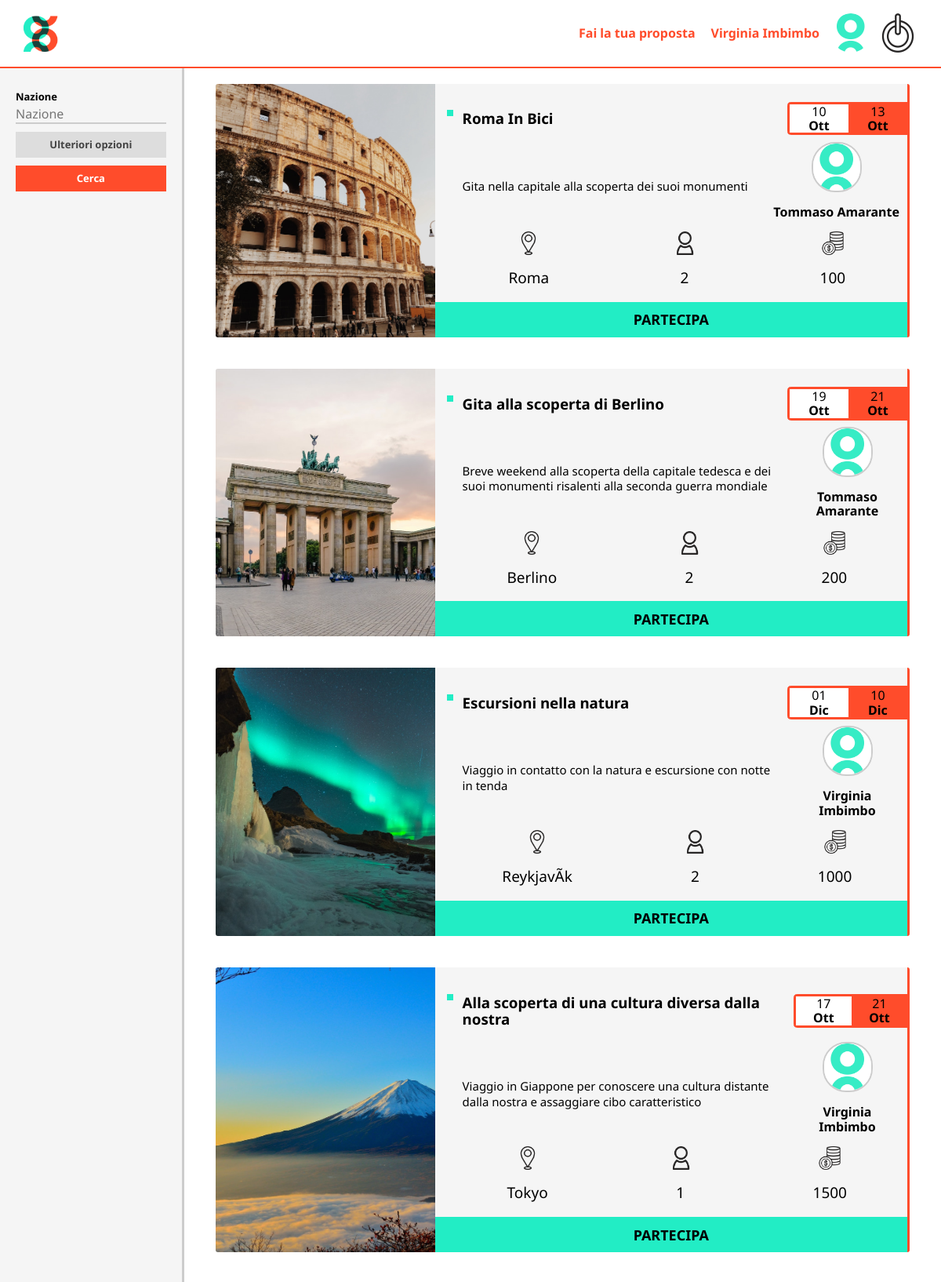
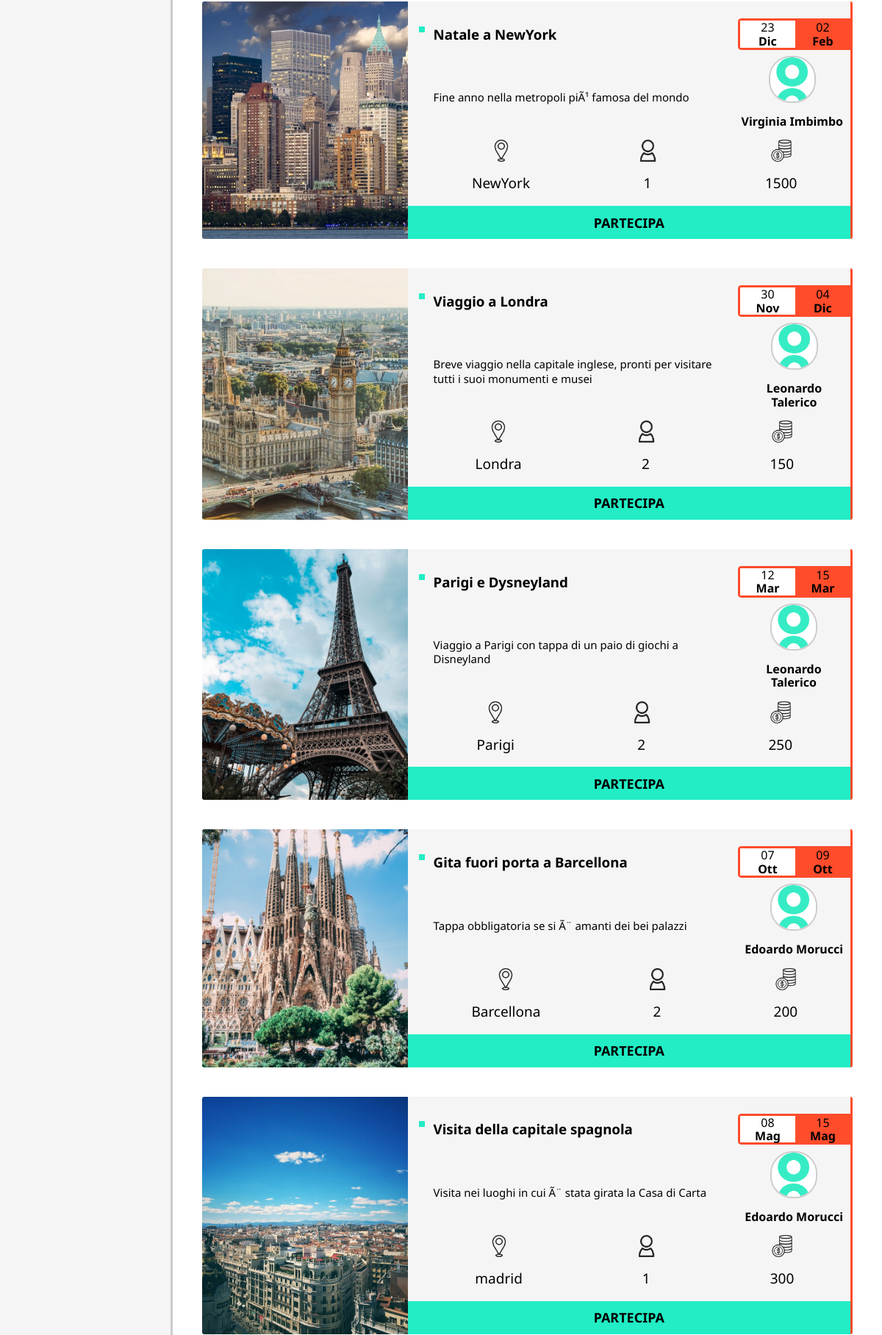
Page /homepage.php (signed in, upper part) on the committed database (2 pictures, top to bottom).
### tables this page shows
create table proposte(
    IdProposta int not null auto_increment,
    IdProponente int not null,
    Nazione varchar(100) not null,
    Citta varchar(100) not null,
    DataInizio date not null,
    DataFine date not null,
    Prezzo int not null,
    NumPersone int not null,
    PersoneOra int default 0,
    titoloViaggio varchar(100) not null,
    image varchar(500) not null,
    descrizione text not null,
    primary key(IdProposta),
    FOREIGN KEY (IdProponente) REFERENCES utente(id)
);

create table utente (
    id int not null auto_increment,
    nome varchar(50) not  null,
    cognome varchar(50) not null,
    email varchar(100) not null,
    password varbinary(100) not null,
    datanascita date default null,
    image varchar(100) default 'placeholder.png',
    gender varchar(100) not null,
    primary key (id)
);

### php/dbmanager.php (the view, shortened to what this page needs)
<?php
    include_once'dbconfig.php';
    function convertMonthToString($mese){
        switch($mese){
                case "02":
                   return "Feb";
                    break;
                case "03":
                   return "Mar";
                    break;
                case "05":
                   return "Mag";
                    break;
                case "07":
                   return "Lug";
                    break;
                case "10":
                   return "Ott";
                    break;
                case "11":
                   return "Nov";
                    break;
                case "12":
                   return "Dic";
                    break;
            };
    }
    function UltimeProposte(){
        global $conn;
        $proposte="select u.nome,u.cognome,u.image,p.Nazione,p.Citta,p.DataInizio,p.DataFine,p.Prezzo,(p.NumPersone-p.PersoneOra) as PostiDisponibili,u.id,p.IdProposta,p.Descrizione,p.titoloViaggio,p.image
        from proposte p inner join utente u on u.id=p.IdProponente
        order by p.IdProposta;";
        $risultato = mysqli_query($conn, $proposte);
        while($riga=mysqli_fetch_row($risultato)) {
            $NomeProponente=$riga[0];
            $CognomeProponente=$riga[1];
            $ImmagineProponente=$riga[2];
            $Nazione=$riga[3];
            $Citta=$riga[4];
            $DataInizio=$riga[5];
            $DataFine=$riga[6];
            $Costo=$riga[7];
            $PostiDisponibili=$riga[8];
            $idutente=$riga[9];
            $idproposta=$riga[10];
            $descrizione=$riga[11];
            $titolo=$riga[12];
            $immagine=$riga[13];
            $giornoInizio= substr($DataInizio, 8, 2);
            $giornoFine= substr($DataFine, 8, 2);
            $meseInizio = convertMonthToString(substr($DataInizio, 5, 2));
			$meseFine = convertMonthToString(substr($DataFine, 5, 2));
			$NazioneOk = preg_replace('/\s+/', '_', $Nazione);
            if($PostiDisponibili > 0){
                echo    '<div class="cancella card" id='.$NazioneOk.'>
                            <div class="left" style="background-image:url(./immagini/background_proposte/'.$immagine.')"></div>
                            <div class="right">
                                <div class="row">
                                    <h3>'.$titolo.'</h3>
                                    <div class="data">
                                        <div>'.$giornoInizio.'<br/><strong>'.$meseInizio.'</strong></div>
                                        <div>'.$giornoFine.'<br/><strong>'.$meseFine.'</strong></div>
                                    </div>
                                </div>
                                <div class="row">
                                    <div class="descrizione">
                                        <p>'.$descrizione.'</P>
                                    </div>
                                    <div class="proponente">
										<div class="immagine"><a href="./userprofile.php?id='.$idutente.'"><img
										alt="Immagine_Profilo" src="./upload/'.$ImmagineProponente.'"></div>
                                        <p class="nome">'.$NomeProponente.' '.$CognomeProponente.'</p></a>
                                    </div>
                                </div>
                                <div class="row">
                                    <div>
                                        <img alt="Icona_Luogo" src="./immagini/icone/place.png">
                                        <p>'.$Citta.'</p>
                                    </div>
                                    <div>
                                        <img alt="Icona_persone" src="./immagini/icone/pers.png">
                                        <p>'.$PostiDisponibili.'</p>
                                    </div>
                                    <div>
                                        <img alt="Icona_costo" src="./immagini/icone/money.png">
                                        <p>'.$Costo.'</p>
                                    </div>
                                </div>
                                <div class="row">
                                    <form action="./php/offeraccettation.php?proposta='.$idproposta.'&prop='.$idutente.'" name="mio_form" method="post">
                                        <input name="bottone_sottometti" value="Partecipa" type="submit">&nbsp;
                                    </form>
                                </div>
                            </div>
                        </div>';
            }
        }
    }
?>

### css/GeneralRules.css (style rules this page uses)
body { margin: 0; }

### css/HomePage.css (style rules this page uses)
* { font-family: 'Noto Sans', sans-serif !important; }
.card ~ .card { margin-top: 40px; }
.card { display: flex; background-color: #f5f5f5; width: 100%; border-radius: 3px; overflow: hidden; max-width: 1000px; margin: 0 auto; }
.card > .left { width: 100%; max-width: 280px; background-size: cover; background-position: center; background-repeat: no-repeat; }
.card > .right { border-right: 3px solid #ff4c2b; width: 100%; padding: 15px 0 15px 15px; }
.card .row { display: flex; align-items: center; }
.card .row h3 { padding-left: 20px; }
.card h3::before { content: ""; position: absolute; width: 8px; height: 8px; background-color: #22edc5; margin-left: -20px; }
.card .data { background-color: brown; display: flex; overflow: hidden; border-top-left-radius: 5px; border-bottom-left-radius: 5px; }
.card .data div { width: 75px; text-align: center; background-color: #ff4c2b; border-top: solid #ff4c2b; border-bottom: solid #ff4c2b; }
.card .data div:first-child { background-color: white; border-left: solid #ff4c2b; }
.card .right .row:first-child { justify-content: space-between; }
.card .right .row:nth-child(2) { justify-content: space-between; }
.card .right .row:nth-child(2) .descrizione { width: auto; }
.card .right .row:nth-child(2) .descrizione > p { padding: 0 20px; font-size: 15px; line-height: 130%; }
.proponente { min-width: 153px; text-align: center; }
.card .right .row:nth-child(2) img { width: 60px; height: 60px; object-fit: cover; }
.card .right .row:nth-child(3) { justify-content: space-around; align-items: center; }
.card .right .row:nth-child(3) p { font-size: 19px; }
.card .right .row:nth-child(3) div { display: flex; align-items: center; flex-direction: column; }
.card .right .row:nth-child(3) img { height: 30px; width: 30px; }
.card .right .row .proponente a { text-decoration: none; font-weight: 700; text-decoration-color: black; color: black; }
.card .right .row .proponente .nome { padding-left: 10px; padding-right: 10px; text-align: center; }
.immagine { border-radius: 30px; width: 60px; height: 60px; overflow: hidden; margin: 0 auto; border: 2px solid #ccc; }
.card .right .row:last-child { background-color: #22edc5; justify-content: center; margin: 0 0 -15px -15px; height: 45px; }
.card .right .row:last-child input, .card .right .row:last-child button { font-weight: 700; cursor:pointer; height: 100%; width: 100%; text-transform: uppercase; font-size: 18px; }
.card .right .row:last-child form { width: 100%; height: 100%; }
.contenitore { display: flex; min-height: 100vh; flex-direction: column; }

### rows in the picture
proposte: image (picture), titoloViaggio "Roma In Bici", DataInizio "10", DataInizio "Ott", DataFine "13", DataFine "Ott", descrizione "Gita nella capitale alla scoperta dei suoi monumenti", IdProponente.image (placeholder picture), IdProponente.nome "Tommaso", IdProponente.cognome "Amarante", Citta "Roma", PostiDisponibili "2", Prezzo "100"
proposte: image (picture), titoloViaggio "Gita alla scoperta di Berlino", DataInizio "19", DataInizio "Ott", DataFine "21", DataFine "Ott", descrizione "Breve weekend alla scoperta della capitale tedesca e dei suoi monumenti risalenti alla seconda guerra mondiale", IdProponente.image (placeholder picture), IdProponente.nome "Tommaso", IdProponente.cognome "Amarante", Citta "Berlino", PostiDisponibili "2", Prezzo "200"
proposte: image (picture), titoloViaggio "Escursioni nella natura", DataInizio "01", DataInizio "Dic", DataFine "10", DataFine "Dic", descrizione "Viaggio in contatto con la natura e escursione con notte in tenda", IdProponente.image (placeholder picture), IdProponente.nome "Virginia", IdProponente.cognome "Imbimbo", Citta "ReykjavÃ­k", PostiDisponibili "2", Prezzo "1000"
proposte: image (picture), titoloViaggio "Alla scoperta di una cultura diversa dalla nostra", DataInizio "17", DataInizio "Ott", DataFine "21", DataFine "Ott", descrizione "Viaggio in Giappone per conoscere una cultura distante dalla nostra e assaggiare cibo caratteristico", IdProponente.image (placeholder picture), IdProponente.nome "Virginia", IdProponente.cognome "Imbimbo", Citta "Tokyo", PostiDisponibili "1", Prezzo "1500"
proposte: image (picture), titoloViaggio "Natale a NewYork", DataInizio "23", DataInizio "Dic", DataFine "02", DataFine "Feb", descrizione "Fine anno nella metropoli piÃ¹ famosa del mondo", IdProponente.image (placeholder picture), IdProponente.nome "Virginia", IdProponente.cognome "Imbimbo", Citta "NewYork", PostiDisponibili "1", Prezzo "1500"
proposte: image (picture), titoloViaggio "Viaggio a Londra", DataInizio "30", DataInizio "Nov", DataFine "04", DataFine "Dic", descrizione "Breve viaggio nella capitale inglese, pronti per visitare tutti i suoi monumenti e musei", IdProponente.image (placeholder picture), IdProponente.nome "Leonardo", IdProponente.cognome "Talerico", Citta "Londra", PostiDisponibili "2", Prezzo "150"
proposte: image (picture), titoloViaggio "Parigi e Dysneyland", DataInizio "12", DataInizio "Mar", DataFine "15", DataFine "Mar", descrizione "Viaggio a Parigi con tappa di un paio di giochi a Disneyland", IdProponente.image (placeholder picture), IdProponente.nome "Leonardo", IdProponente.cognome "Talerico", Citta "Parigi", PostiDisponibili "2", Prezzo "250"
proposte: image (picture), titoloViaggio "Gita fuori porta a Barcellona", DataInizio "07", DataInizio "Ott", DataFine "09", DataFine "Ott", descrizione "Tappa obbligatoria se si Ã¨ amanti dei bei palazzi", IdProponente.image (placeholder picture), IdProponente.nome "Edoardo", IdProponente.cognome "Morucci", Citta "Barcellona", PostiDisponibili "2", Prezzo "200"
proposte: image (picture), titoloViaggio "Visita della capitale spagnola", DataInizio "08", DataInizio "Mag", DataFine "15", DataFine "Mag", descrizione "Visita nei luoghi in cui Ã¨ stata girata la Casa di Carta", IdProponente.image (placeholder picture), IdProponente.nome "Edoardo", IdProponente.cognome "Morucci", Citta "madrid", PostiDisponibili "1", Prezzo "300"

### other values in the picture
$user->nome "Virginia"
$user->cognome "Imbimbo"
